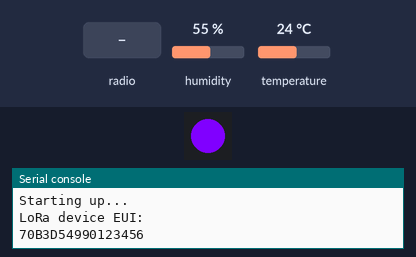
Bench run of a program on a simulated Pycom board running MicroPython. On the bench: 1 RGB LEDs in strip order, left to right, the last lines printed to the serial console. Inputs (shaded band) come from the test bench; at power-on: humidity 55 %, temperature 24 °C. No radio messages arrive unless stated (any console line starting 'radio sent:' is added by the test bench); the LoRaWAN join succeeds after 3 s and a send takes 0.1 s.

Above: at 0.1 s.
At 7.6 s:
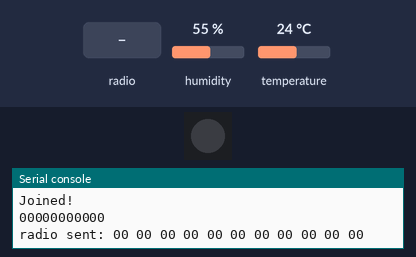
7.7 s: radio message "blue" arrives
At 28.29 s:
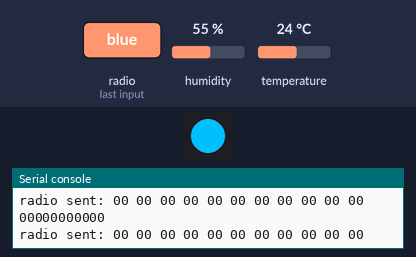
29.7 s: radio message "off" arrives
51.0 s: radio message "green" arrives
Timing chart, 0 to 72.2 s (numbered marks = the images above; inputs shaded):
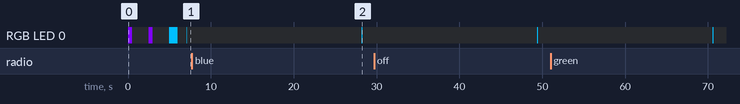

The program:

main.py
```python
#!/usr/bin/python
#
#   main.py
#   Reads sensor values and sends them to a server through LoRa
#   Requires LoPy with DHT11 Temperature and Humidity sensor attached
#   The data pin is set to G7 (expansion board numbering)
#   Version 1.0
#   Author R. Puthli, Itude Mobile
#
#
import sys
sys.path.append("/..")
import TTN
from machine import UART
from machine import Pin
import time
import socket
import binascii
import pycom
import LEDColors
from dth import DTH
import gc

print('Meet de Klas instructie 0.01.01')
gc.enable()

# stop the blue light from flickering
pycom.heartbeat(False)
led = LEDColors.pyLED()

print('Starting up...')

#setup LoRa connection
connection = TTN.LoRaConnection()
print("LoRa device EUI:")
connection.getDeviceEUI()
connection.start()

# setup sensor
pin = Pin('G7', mode=Pin.OPEN_DRAIN)
while True:
    th = DTH(pin,0)
    result = th.read()
    if result.is_valid():
        led.setLED('green')
    else:
        led.setLED('red')
    co2 = "00000" # no CO2 sensor in DHT11
    hum = "{0:0>2}0".format(result.humidity)
    temp = "{0:0>2}0".format(result.temperature)

    dataline = co2+hum+temp
    led.setLED('off')
    print(dataline)
    data = bytearray()
    for i in bytes(dataline, 'utf-8'):
        try:
            data.append(int(chr(i))) # convert ascii characters to bytes
        except ValueError:
            print("Non number in data - sensor is producing gibberish")
    connection.sendData(data)

    # release memory
    del(result)
    del(th)
    gc.collect()
    time.sleep(20)
```

TTN.py
```python
#!/usr/bin/python
#   Class TTNConnection
#   Wrapper for LoRaWan communication with The Things Network
#   Version 1.0
#   Author R. Puthli, Itude Mobile
#
#
from network import LoRa
import socket
import time
import binascii
import pycom
import LEDColors


class LoRaConnection:
    # Initialize LoRa in LORAWAN mode.
    lora = LoRa(mode=LoRa.LORAWAN)
    led = LEDColors.pyLED()

    def start(self):
        # create an OTAA authentication parameters, do NOT change these
        app_eui = binascii.unhexlify('70B3D57EF00068A4'.replace(' ', ''))
        app_key = binascii.unhexlify('F132D8E3289C14386E78C6253B16F641'.replace(' ', ''))

        # join a network using OTAA (Over the Air Activation)
        self.lora.join(activation=LoRa.OTAA, auth=(app_eui, app_key), timeout=0)
        self.led.setLED('pink')
        # wait until the module has joined the network
        while not self.lora.has_joined():
            self.led.setLED('purple')
            time.sleep(0.5)
            self.led.setLED('off')
            time.sleep(2.0)
            print('Not yet joined...')
        # display that the module has joined the network
        print('Joined!')
        self.led.setLED('blue')
        time.sleep(1)
        self.led.setLED('off')
        return self.lora

    def sendData(self, data):
        s = socket.socket(socket.AF_LORA, socket.SOCK_RAW) # create a LoRa socket
        s.setsockopt(socket.SOL_LORA, socket.SO_DR, 5) # set the LoRaWAN data rate
        # make the socket blocking
        # (waits for the data to be sent and for the 2 receive windows to expire)
        s.setblocking(True)
        self.led.setLED('blue')
        s.send(data)
        self.led.setLED('off')
        # make the socket non-blocking
        # (because if there's no data received it will block forever...)
        s.setblocking(False)
        # get any data received and print if there is any
        data = s.recv(64)
        if len(data) > 0:
            print(data)

    # needed to fill in the TTN console
    def getDeviceEUI(self):
        print(binascii.hexlify(self.lora.mac()).upper().decode('utf-8'))
```

LEDColors.py
```python
#LED colors

import pycom


class pyLED:
    color = {'off': 0x000000, 'red':0xff0000, 'orange': 0xff8000, 'yellow': 0xffff00, 'green': 0x00ff00, 'blue' : 0x00bfff, 'purple' : 0x8000ff, 'pink': 0xff00ff}
    debug = True

    def setLED(self, value):
        if (self.debug):
            pycom.rgbled(self.color[value])
```

dth.py
```python
import time
from machine import enable_irq, disable_irq,  Pin


class DTHResult:
    'DHT sensor result returned by DHT.read() method'

    ERR_NO_ERROR = 0
    ERR_MISSING_DATA = 1
    ERR_CRC = 2

    error_code = ERR_NO_ERROR
    temperature = -1
    humidity = -1

    def __init__(self, error_code, temperature, humidity):
        self.error_code = error_code
        self.temperature = temperature
        self.humidity = humidity

    def is_valid(self):
        return self.error_code == DTHResult.ERR_NO_ERROR


class DTH:
    'DHT sensor (dht11, dht21,dht22) reader class for Pycom'

    #__pin = Pin('P3', mode=Pin.OPEN_DRAIN)
    __dhttype = 0

    def __init__(self, pin, sensor=0):
        self.__pin = pin
        self.__dhttype = sensor
        self.__pin(1)
        time.sleep(1.0)


    def read(self):
        #time.sleep(1)

        # send initial high
        #self.__send_and_sleep(1, 0.025)

        # pull down to low
        self.__send_and_sleep(0, 0.019)

        # collect data into an array
        data = self.__collect_input()
        #print(data)
        # parse lengths of all data pull up periods
        pull_up_lengths = self.__parse_data_pull_up_lengths(data)
        # if bit count mismatch, return error (4 byte data + 1 byte checksum)
        #print(pull_up_lengths)
        #print(len(pull_up_lengths))
        if len(pull_up_lengths) != 40:
            return DTHResult(DTHResult.ERR_MISSING_DATA, 0, 0)

        # calculate bits from lengths of the pull up periods
        bits = self.__calculate_bits(pull_up_lengths)

        # we have the bits, calculate bytes
        the_bytes = self.__bits_to_bytes(bits)
        #print(the_bytes)
        # calculate checksum and check
        checksum = self.__calculate_checksum(the_bytes)
        if the_bytes[4] != checksum:
            return DTHResult(DTHResult.ERR_CRC, 0, 0)

        # ok, we have valid data, return it
        [int_rh, dec_rh, int_t, dec_t, csum] = the_bytes
        if self.__dhttype==0:		#dht11
        	rh = int_rh 		#dht11 20% ~ 90%
        	t = int_t 	#dht11 0..50°C
        else:			#dht21,dht22
        	rh = ((int_rh * 256) + dec_rh)/10
        	t = (((int_t & 0x7F) * 256) + dec_t)/10
        	if (int_t & 0x80) > 0:
        		t *= -1
        return DTHResult(DTHResult.ERR_NO_ERROR, t, rh)

    def __send_and_sleep(self, output, mysleep):
        self.__pin(output)
        time.sleep(mysleep)

    def __collect_input(self):
        # collect the data while unchanged found
        unchanged_count = 0
        # this is used to determine where is the end of the data
        max_unchanged_count = 100
        last = -1
        data = []
        m = bytearray(800)        # needs long sample size to grab all the bits from the DHT
        irqf = disable_irq()
        self.__pin(1)
        for i in range(len(m)):
            m[i] = self.__pin()      ## sample input and store value
        enable_irq(irqf)
        for i in range(len(m)):
            current = m[i]
            data.append(current)
            if last != current:
                unchanged_count = 0
                last = current
            else:
                unchanged_count += 1
                if unchanged_count > max_unchanged_count:
                    break
        #print(data)
        return data

    def __parse_data_pull_up_lengths(self, data):
        STATE_INIT_PULL_DOWN = 1
        STATE_INIT_PULL_UP = 2
        STATE_DATA_FIRST_PULL_DOWN = 3
        STATE_DATA_PULL_UP = 4
        STATE_DATA_PULL_DOWN = 5

        state = STATE_INIT_PULL_UP

        lengths = [] # will contain the lengths of data pull up periods
        current_length = 0 # will contain the length of the previous period

        for i in range(len(data)):

            current = data[i]
            current_length += 1

            if state == STATE_INIT_PULL_DOWN:
                if current == 0:
                    # ok, we got the initial pull down
                    state = STATE_INIT_PULL_UP
                    continue
                else:
                    continue
            if state == STATE_INIT_PULL_UP:
                if current == 1:
                    # ok, we got the initial pull up
                    state = STATE_DATA_FIRST_PULL_DOWN
                    continue
                else:
                    continue
            if state == STATE_DATA_FIRST_PULL_DOWN:
                if current == 0:
                    # we have the initial pull down, the next will be the data pull up
                    state = STATE_DATA_PULL_UP
                    continue
                else:
                    continue
            if state == STATE_DATA_PULL_UP:
                if current == 1:
                    # data pulled up, the length of this pull up will determine whether it is 0 or 1
                    current_length = 0
                    state = STATE_DATA_PULL_DOWN
                    continue
                else:
                    continue
            if state == STATE_DATA_PULL_DOWN:
                if current == 0:
                    # pulled down, we store the length of the previous pull up period
                    lengths.append(current_length)
                    state = STATE_DATA_PULL_UP
                    continue
                else:
                    continue

        return lengths

    def __calculate_bits(self, pull_up_lengths):
        # find shortest and longest period
        shortest_pull_up = 1000
        longest_pull_up = 0

        for i in range(0, len(pull_up_lengths)):
            length = pull_up_lengths[i]
            if length < shortest_pull_up:
                shortest_pull_up = length
            if length > longest_pull_up:
                longest_pull_up = length

        # use the halfway to determine whether the period it is long or short
        halfway = shortest_pull_up + (longest_pull_up - shortest_pull_up) / 2
        bits = []

        for i in range(0, len(pull_up_lengths)):
            bit = False
            if pull_up_lengths[i] > halfway:
                bit = True
            bits.append(bit)

        return bits

    def __bits_to_bytes(self, bits):
        the_bytes = []
        byte = 0

        for i in range(0, len(bits)):
            byte = byte << 1
            if (bits[i]):
                byte = byte | 1
            else:
                byte = byte | 0
            if ((i + 1) % 8 == 0):
                the_bytes.append(byte)
                byte = 0
        #print(the_bytes)
        return the_bytes

    def __calculate_checksum(self, the_bytes):
        return the_bytes[0] + the_bytes[1] + the_bytes[2] + the_bytes[3] & 255
```
